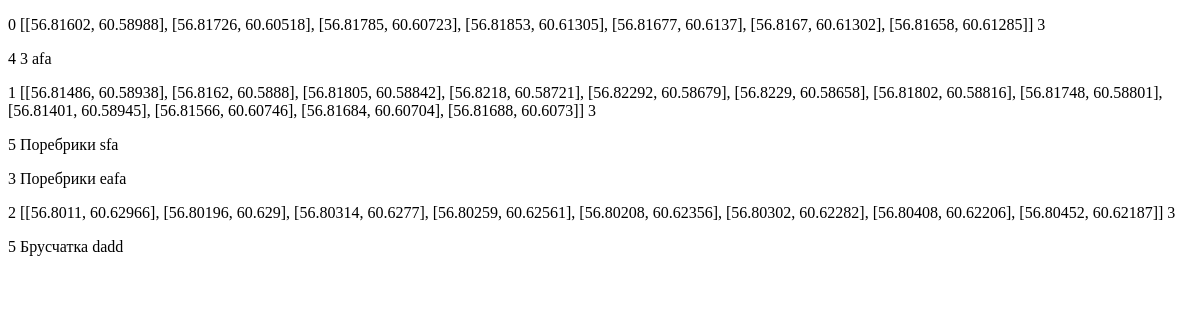
Page /main/ on the earlier database version.
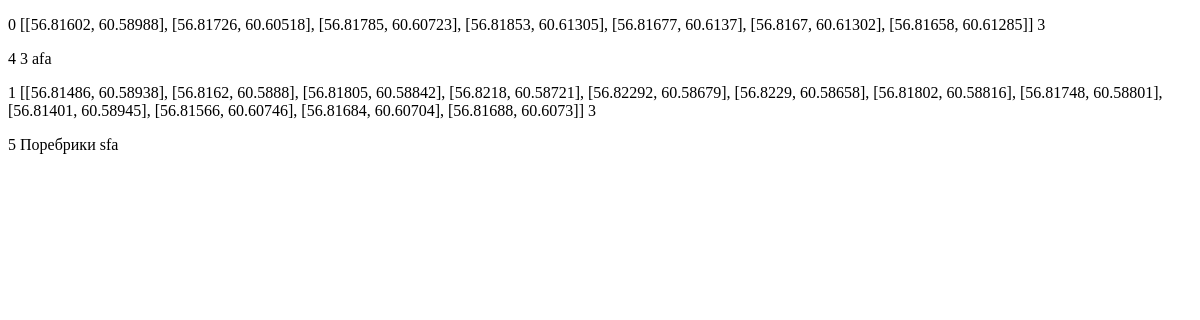
Same page on the later database version.
### route/models.py (models this page shows)
class Segment(models.Model):
    segment = models.TextField()
    mean_score = models.IntegerField(default=3)
    creator = models.ForeignKey(User, on_delete=models.CASCADE)

class Description(models.Model):
    segment = models.ForeignKey(Segment, on_delete=models.CASCADE)
    creator = models.ForeignKey(User, on_delete=models.CASCADE)
    score = models.IntegerField()
    type = models.CharField(max_length=100)
    comment = models.CharField(max_length=400)

### route/views.py (the view)
# urls.py: path('main/', main_map, name='main'),
def main_map(request):
    if request.method == 'GET':
        segment_list = []
        segments = Segment.objects.all()
        for i, segment in zip(range(len(segments)), segments):
            relevant_descriptions = Description.objects.filter(segment=segment)[:10]
            segment_list.append((i, segment.segment, segment.mean_score, \
                                 [[description.score, description.type, description.comment] for description in relevant_descriptions]))
        context = {'segments' : segment_list}
        return render(request, 'main-map.html', context)

### templates/main-map.html (shortened to what this page needs)
<!DOCTYPE html>
<html lang="en">
<head>
</head>
<body>
    {% for index, segment, score, description in segments %}
        <p>{{ index }} {{ segment }} {{ score }}</p>
            {% for description_score, description_type, description_comment in description %}
                <p> {{ description_score }} {{ description_type }} {{ description_comment }}</p>
            {% endfor %}
    {% endfor %}
</body>
</html>

Differences in the rows shown:
removed Description: description "Поребрики", description "eafa"
removed Segment: segments "[[56.8011, 60.62966], [56.80196, 60.629], [56.80314, 60.6277], [56.80259, 60.62561], [56.80208, 60.62356], [56.80302, 60.62282], [56.80408, 60.62206], [56.80452, 60.62187]]"
removed Description: description "Брусчатка", description "dadd"
Other differences:
list line gone: "3"
list line gone: "2 3 5"
